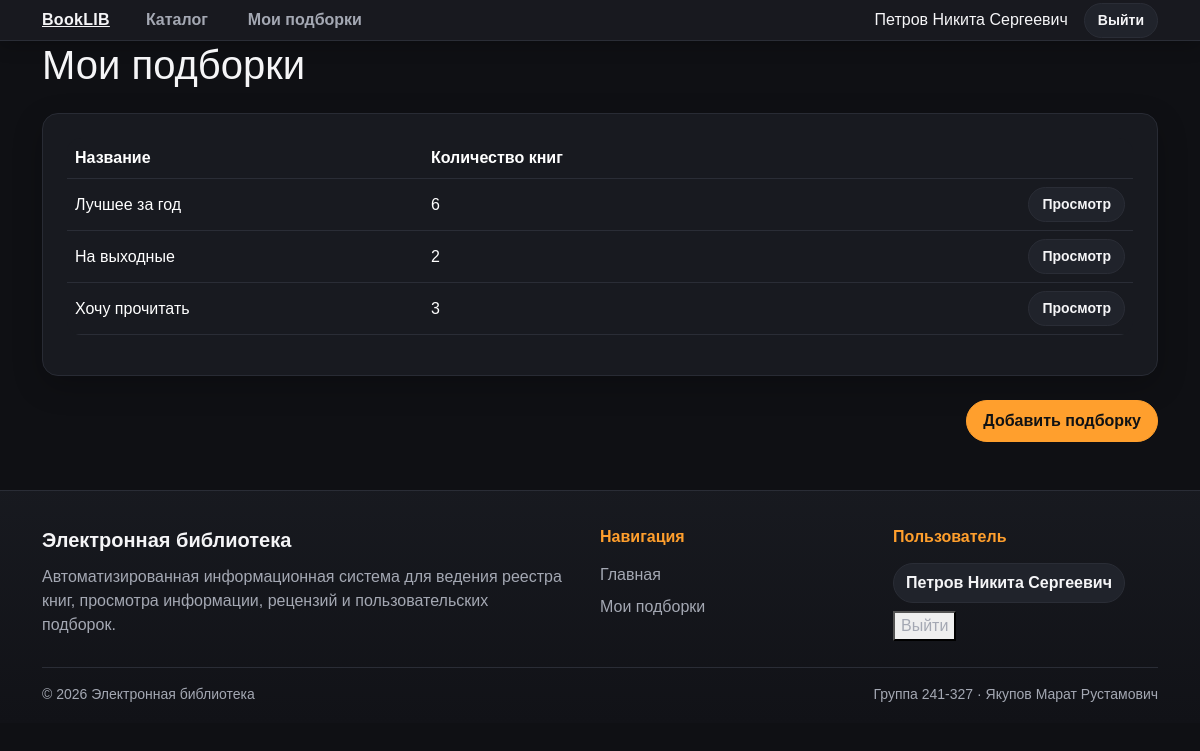
The page /collections/ (signed in) on the database its author committed.
### users/models.py (models this page shows, shortened)
class Profile(models.Model):
    user = models.OneToOneField(
        User,
        on_delete=models.CASCADE
    )
    role = models.ForeignKey(
        Role,
        on_delete=models.CASCADE
    )
    middle_name = models.CharField(
        max_length=100,
        blank=True
    )

### collection/models.py (models this page shows, shortened)
class Collection(models.Model):
    title = models.CharField(
        max_length=255
    )
    user = models.ForeignKey(
        User,
        on_delete=models.CASCADE
    )
    books = models.ManyToManyField(
        Book,
        blank=True
    )

### collection/views.py (the view)
# urls.py: path('', views.my_collections, name='my_collections'),
def my_collections(request):
    if not request.user.is_authenticated:
        return deny_no_login(request)
    if not is_regular_user(request.user):
        return deny_no_rights(request)
    collections = (
        Collection.objects
        .filter(user=request.user)
        .annotate(books_count=Count('books'))
        .order_by('title')
    )
    return render(request, 'collection/my_collection.html', {
        'collections': collections,
    })

### collection/views.py (called while the page is built)
def is_regular_user(user):
    return (
        user.is_authenticated
        and hasattr(user, 'profile')
        and user.profile.role.name == 'Пользователь'
    )

### collection/templates/collection/my_collection.html (shortened to what this page needs)
{% extends 'base.html' %}
{% block content %}
<div class="d-flex justify-content-between align-items-center mb-4">
    <h1 class="mb-0">Мои подборки</h1>
</div>
<div class="card-dark p-4">
    <table class="table table-dark table-hover align-middle">
        <thead>
        <tr>
            <th>Название</th>
            <th>Количество книг</th>
            <th></th>
        </tr>
        </thead>
        <tbody>
        {% for collection in collections %}
            <tr>
                <td>{{ collection.title }}</td>
                <td>{{ collection.books_count }}</td>
                <td class="text-end">
                    <a href="{% url 'collection_detail' collection.pk %}" class="btn btn-sm btn-outline-light">
                        Просмотр
                    </a>
                </td>
            </tr>
        {% empty %}
            <tr>
                <td colspan="3">У вас пока нет подборок.</td>
            </tr>
        {% endfor %}
        </tbody>
    </table>
</div>
<div class="mt-4 d-flex justify-content-end">
    <button class="btn btn-warning" data-bs-toggle="modal" data-bs-target="#newCollection">
        Добавить подборку
    </button>
</div>
{% endblock %}

### templates/base.html (shortened to what this page needs)
{% load static %}
<!doctype html>
<html lang="ru">
<head>
    <link href="https://cdn.jsdelivr.net/npm/bootstrap@5.3.3/dist/css/bootstrap.min.css" rel="stylesheet">
    <link href="{% static 'css/main.css' %}" rel="stylesheet">
</head>
<body>
<header class="topbar">
    <div class="container d-flex align-items-center justify-content-between flex-wrap gap-3">
        <div class="d-flex align-items-center gap-4 flex-wrap">
            <a href="{% url 'home' %}" class="brand">BookLIB</a>
            <nav class="nav gap-3">
                <a href="{% url 'home' %}" class="nav-link">Каталог</a>
                {% if user.is_authenticated and user.profile.role.name == 'Пользователь' %}
                    <a href="{% url 'my_collections' %}" class="nav-link">Мои подборки</a>
                {% endif %}
            </nav>
        </div>
        <div class="user-area d-flex align-items-center gap-3 ms-auto">
            {% if user.is_authenticated %}
                <span class="user-fullname text-nowrap">
                    {% if user.last_name or user.first_name %}
                        {{ user.last_name }} {{ user.first_name }}{% if user.profile.middle_name %} {{ user.profile.middle_name }}{% endif %}
                    {% else %}
                        {{ user.username }}
                    {% endif %}
                </span>
                <form method="post" action="{% url 'logout' %}" class="m-0">
                    <button class="btn btn-sm btn-outline-light">Выйти</button>
                </form>
            {% else %}
                <a href="{% url 'login' %}" class="btn btn-sm btn-warning auth-open-btn">Войти / Регистрация</a>
            {% endif %}
        </div>
    </div>
</header>
<main class="container page">
    {% block content %}{% endblock %}
</main>
{% block footer %}
<footer class="site-footer mt-5">
    <div class="container">
        <div class="footer-inner">
            <div class="footer-brand">
                <div class="footer-logo">Электронная библиотека</div>
                <div class="footer-text">
                    Автоматизированная информационная система для ведения реестра книг,
                    просмотра информации, рецензий и пользовательских подборок.
                </div>
            </div>
            <div class="footer-section">
                <div class="footer-title">Навигация</div>
                <a href="/" class="footer-link">Главная</a>
                {% if user.is_authenticated and user.profile.role.name == 'Пользователь' %}
                    <a href="{% url 'my_collections' %}" class="footer-link">Мои подборки</a>
                {% endif %}
            </div>
            <div class="footer-section">
                <div class="footer-title">Пользователь</div>
                {% if user.is_authenticated %}
                    <div class="footer-user">
                        {{ user.last_name }} {{ user.first_name }}
                        {% if user.profile.middle_name %}
                            {{ user.profile.middle_name }}
                        {% endif %}
                    </div>
                    <form method="post" action="{% url 'logout' %}" class="m-0">
                        <button type="submit" class="footer-link footer-button">Выйти</button>
                    </form>
                {% else %}
                    <a href="{% url 'login' %}" class="footer-link">Войти / Регистрация</a>
                {% endif %}
            </div>
        </div>
        <div class="footer-bottom">
            <span>© 2026 Электронная библиотека</span>
            <span>Группа 241-327 · Якупов Марат Рустамович</span>
        </div>
    </div>
</footer>
{% endblock %}
</body>
</html>

### static/css/main.css (style rules this page uses)
:root { --bg: #0f1014; --panel: #181a20; --panel-2: #20232b; --panel-3: #2a2d36; --text: #f5f5f7; --muted: #a4a8b3; --accent: #ff9f2d; --accent-hover: #ffb14a; --danger: #ff4d4f; --radius: 16px; }
body { background: var(--bg); color: var(--text); font-family: Arial, sans-serif; }
.topbar { background: rgba(24, 26, 32, 0.96); border-bottom: 1px solid #2a2d36; box-shadow: 0 4px 18px rgba(0, 0, 0, 0.25); }
.brand { color: var(--text); font-weight: 800; letter-spacing: 0.3px; }
.nav-link { color: var(--muted); font-weight: 600; border-radius: 999px; padding: 8px 12px; transition: 0.2s; }
.btn { border-radius: 999px; font-weight: 700; padding: 8px 16px; border-width: 1px; transition: 0.2s ease; }
.btn-sm { padding: 6px 13px; font-size: 14px; }
.btn-warning, .btn-primary { background: var(--accent); border-color: var(--accent); color: #111214; }
.btn-outline-light { color: var(--text); border-color: var(--panel-3); background: var(--panel-2); }
.card-dark { background: var(--panel); border: 1px solid #282b34; border-radius: var(--radius); overflow: hidden; box-shadow: 0 10px 30px rgba(0, 0, 0, 0.22); transition: 0.2s ease; }
.table-dark { --bs-table-bg: var(--panel); --bs-table-border-color: #2a2d36; border-radius: 14px; overflow: hidden; }
.site-footer { background: linear-gradient(180deg, rgba(24, 26, 32, 0.96), #111217); border-top: 1px solid #2a2d36; color: var(--text); padding: 34px 0 18px; }
.footer-inner { display: grid; grid-template-columns: 2fr 1fr 1fr; gap: 28px; align-items: flex-start; }
.footer-logo { font-size: 20px; font-weight: 800; color: var(--text); margin-bottom: 10px; }
.footer-text { color: var(--muted); line-height: 1.5; max-width: 520px; }
.footer-section { display: flex; flex-direction: column; gap: 8px; }
.footer-title { font-weight: 800; color: var(--accent); margin-bottom: 6px; }
.footer-link { color: var(--muted); text-decoration: none; transition: 0.2s; }
.footer-user { color: var(--text); font-weight: 700; background: var(--panel-2); border: 1px solid #2a2d36; border-radius: 999px; padding: 7px 12px; width: fit-content; }
.footer-bottom { margin-top: 26px; padding-top: 16px; border-top: 1px solid #2a2d36; display: flex; justify-content: space-between; gap: 12px; color: var(--muted); font-size: 14px; }
.btn, .card-dark, .footer-link, .auth-tab { transition: background-color 0.2s ease, color 0.2s ease, border-color 0.2s ease, box-shadow 0.2s ease; }

### rows shown on the page
Collection: title "Лучшее за год", books_count "6"
Collection: title "На выходные", books_count "2"
Collection: title "Хочу прочитать", books_count "3"

### other values the page prints
{{ user.last_name }} "Петров"
{{ user.first_name }} "Никита"
{{ user.profile.middle_name }} "Сергеевич"
